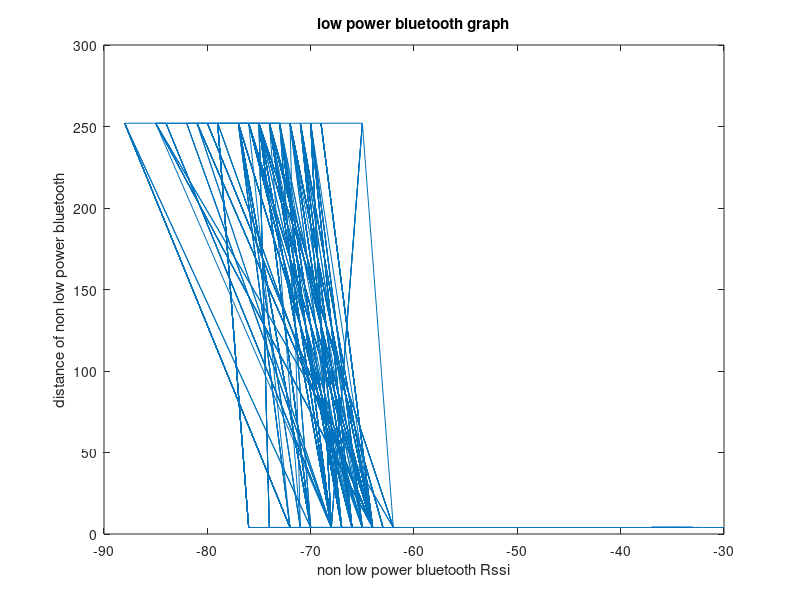

Write the MATLAB code that produced this figure.
rssiData = load('rssi.txt');
distanceData = load('distance.txt');
txpower = load('txpower.txt');
plot(rssiData, txpower);
#subplot(distanceData);
#subplot(txpower);
title('low power bluetooth graph');
xlabel('non low power bluetooth Rssi');
ylabel('distance of non low power bluetooth');
hold on